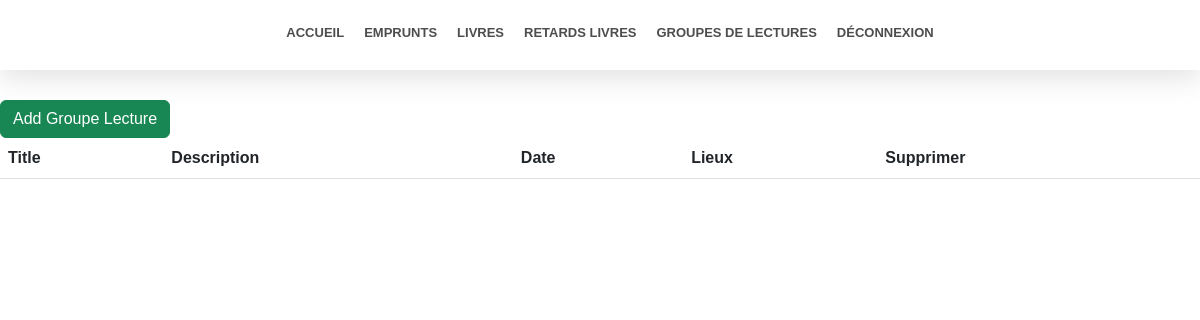
The app's page /libraire/groupe-lecture (signed in), older data.
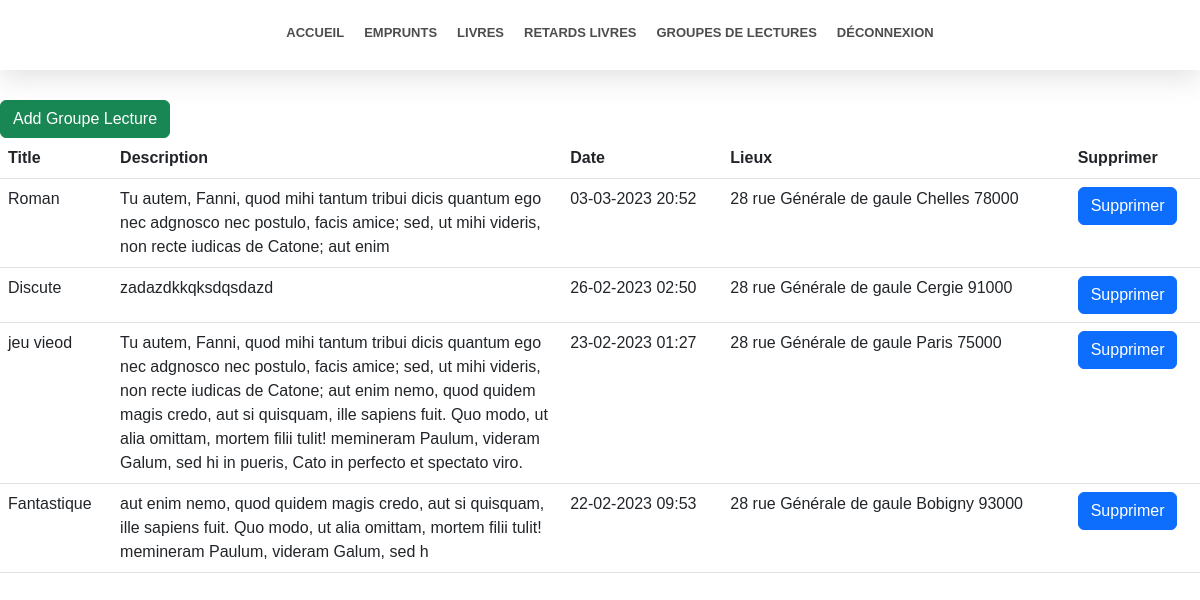
The same page, newer data.
### accounts/models.py (models this page shows, shortened)
class Groupe_Lecture(models.Model):
    title = models.CharField(max_length=100)
    description = models.CharField(max_length=400)
    date = models.DateTimeField()
    biblio = models.ForeignKey(Biliotheque, on_delete=models.CASCADE)

class Biliotheque(models.Model):
    name = models.CharField(max_length=60)
    adresse = models.CharField(max_length=60)
    ville = models.CharField(max_length=50)
    cp = models.CharField(max_length=60)

### groupelecture/views.py (the view)
# urls.py: path('libraire/groupe-lecture', gl_views.libraireIndex, name="libraire_gl"),
@user_passes_test(lambda u: u.is_staff, login_url='/login/')
def libraireIndex(request):
    context ={}
    context['groupes'] = Groupe_Lecture.objects.order_by('-date')
    return render(request, 'libraire/groupe-lecture.html', context=context)

### templates/libraire/groupe-lecture.html (shortened to what this page needs)
{% extends 'libraire/base-libraire.html' %}
{% block content %}
    <div style="height: 100px"></div>
    <section style="max-width: 1400px;margin: auto;">
        <a href="{% url 'libraire_gl_add' %}" class="btn btn-success" >Add Groupe Lecture</a>
        <table class="table">
            <thead>
                <tr>
                    <th>Title</th>
                    <th>Description</th>
                    <th>Date</th>
                    <th>Lieux</th>
                    <th>Supprimer</th>
                </tr>
            </thead>
            <tbody>
                {% for groupe in groupes %}
                    <tr>
                        <td>{{ groupe.title }}</td>
                        <td style="max-width: 400px">{{ groupe.description }}</td>
                        <td>{{ groupe.date|date:"d-m-Y H:i" }}</td>
                        <td>{{ groupe.biblio.adresse }} {{ groupe.biblio.ville }} {{ groupe.biblio.cp }}</td>
                        <td>
                            <form method="POST" action="{% url 'libraire_gl_delete' groupe.pk %}">
                                <button class="btn btn-primary">
                                    Supprimer
                                </button>
                            </form>
                        </td>
                    </tr>
                {% endfor %}
            </tbody>
        </table>
    </section>
{% endblock %}

Row changes from the older to the newer data that the page shows:
added Groupe_Lecture: title "Roman", description "Tu autem, Fanni, quod mihi tantum tribui dicis quantum ego nec adgnosco nec postulo, facis amice; sed, ut mihi videris, non recte iudicas de Catone; aut enim", date "03-03-2023 20:52", biblio.adresse "28 rue Générale de gaule", biblio.ville "Chelles", biblio.cp "78000"
added Groupe_Lecture: title "Discute", description "zadazdkkqksdqsdazd", date "26-02-2023 02:50", biblio.adresse "28 rue Générale de gaule", biblio.ville "Cergie", biblio.cp "91000"
added Groupe_Lecture: title "jeu vieod", description "Tu autem, Fanni, quod mihi tantum tribui dicis quantum ego nec adgnosco nec postulo, facis amice; sed, ut mihi videris, non recte iudicas de Catone; aut enim nemo, quod quidem magis credo, aut si quisquam, ille sapiens fuit. Quo modo, ut alia omittam, mortem filii tulit! memineram Paulum, videram Galum, sed hi in pueris, Cato in perfecto et spectato viro.", date "23-02-2023 01:27", biblio.adresse "28 rue Générale de gaule", biblio.ville "Paris", biblio.cp "75000"
added Groupe_Lecture: title "Fantastique", description "aut enim nemo, quod quidem magis credo, aut si quisquam, ille sapiens fuit. Quo modo, ut alia omittam, mortem filii tulit! memineram Paulum, videram Galum, sed h", date "22-02-2023 09:53", biblio.adresse "28 rue Générale de gaule", biblio.ville "Bobigny", biblio.cp "93000"
